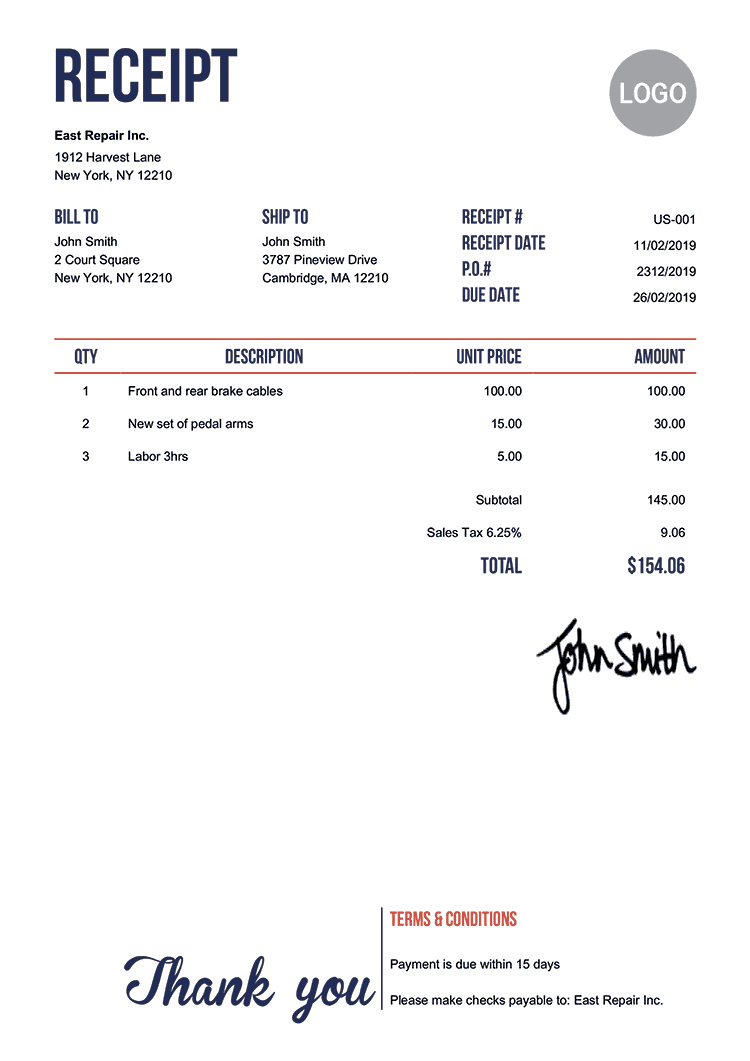
#> input picture receipt-template-us-neat-750px.png, 750 x 1061 px
$ python main.py
#> lines starting #> are read from the running program, lines starting #| are printed output that depends on the picture; after the words box and inside, x2 and y2 are one past the last pixel; in counts of white or black regions, pixels touching at a corner belong together
import cv2
import pytesseract
import json
import re

# Load the image
image_path = 'receipt-template-us-neat-750px.png'  # Replace with your image path
img = cv2.imread(image_path)
#> img is the input picture: shape (1061, 750, 3); mean B, G, R 247.1, 246.3, 246.7

# Check if the image was loaded successfully
if img is None:
    print(f"Error: Unable to load image at {image_path}")
    exit()

# Resize the image if it's too large or too small
scale_percent = 150  # Increase the scale if needed (or decrease if it's too large)
width = int(img.shape[1] * scale_percent / 100)
#> width = 1125
height = int(img.shape[0] * scale_percent / 100)
#> height = 1591
dim = (width, height)
#> dim = (1125, 1591)
resized_img = cv2.resize(img, dim, interpolation=cv2.INTER_AREA)
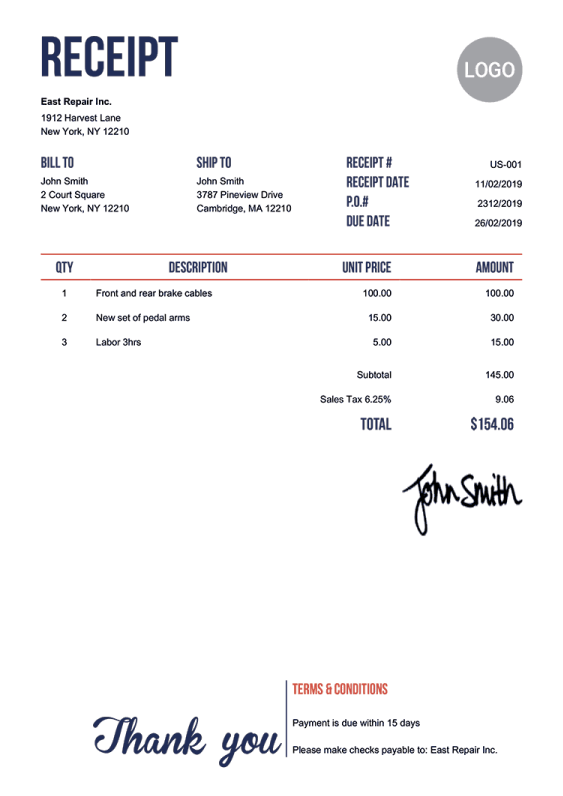
#> resized_img: shape (1591, 1125, 3) (shown at 1/2 size); mean B, G, R 247.1, 246.3, 246.7

# Preprocess the image
gray = cv2.cvtColor(resized_img, cv2.COLOR_BGR2GRAY)  # Convert image to grayscale
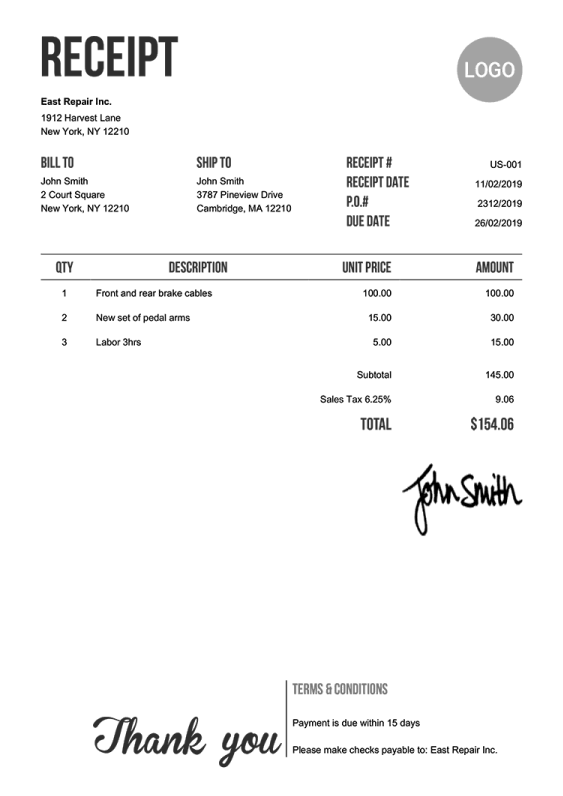
#> gray: shape (1591, 1125) (shown at 1/2 size); min 0, max 255, mean 246.5

# Apply GaussianBlur to smooth the image
blurred = cv2.GaussianBlur(gray, (5, 5), 0)

# Option 1: Use simple thresholding
_, thresh_img = cv2.threshold(blurred, 150, 255, cv2.THRESH_BINARY_INV)
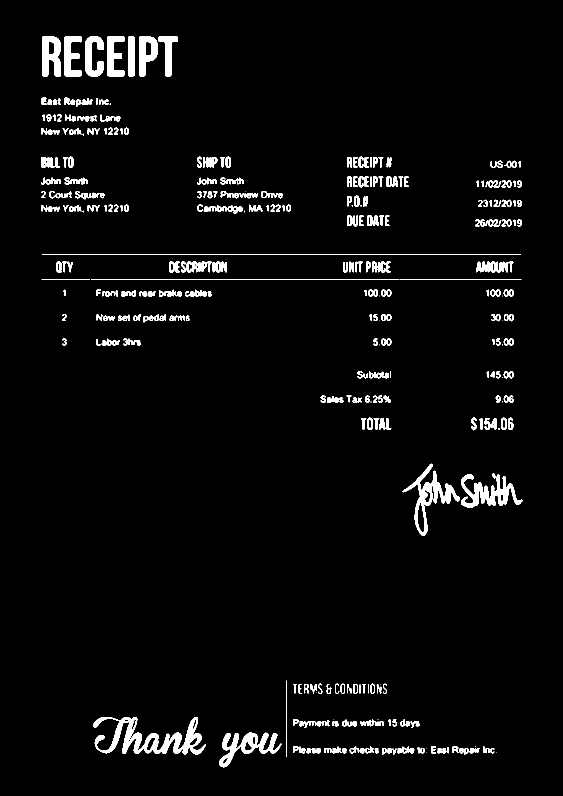
#> thresh_img: shape (1591, 1125) (shown at 1/2 size); 3.6% white; 334 white regions (26 under 20 px), largest, box (x1, y1, x2, y2) and area: (186, 1434, 412, 1509) 6167, (805, 927, 920, 1072) 3577, (922, 948, 1045, 1015) 3419

# Option 2: Use adaptive thresholding for better results
adaptive_thresh = cv2.adaptiveThreshold(blurred, 255, cv2.ADAPTIVE_THRESH_GAUSSIAN_C,
                                        cv2.THRESH_BINARY_INV, 11, 2)
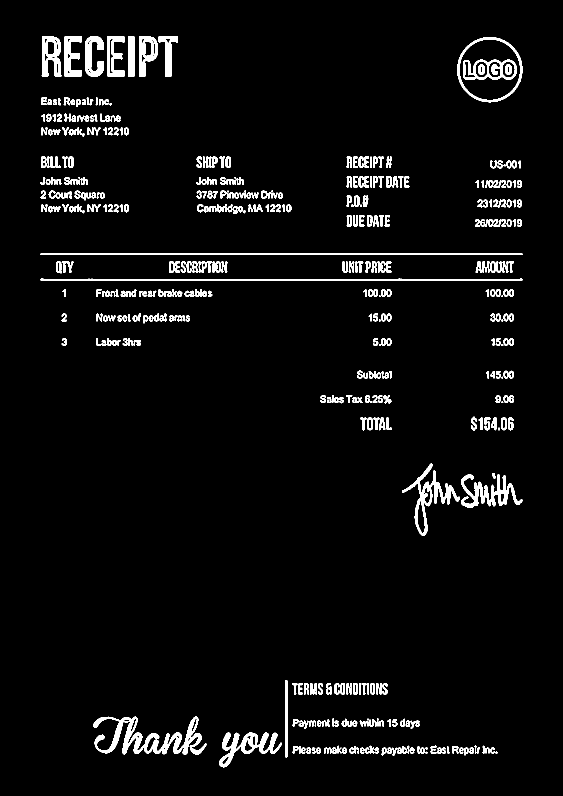
#> adaptive_thresh: shape (1591, 1125) (shown at 1/2 size); 4.3% white; 378 white regions (18 under 20 px), largest, box (x1, y1, x2, y2) and area: (186, 1433, 413, 1510) 5953, (804, 927, 920, 1072) 3196, (922, 948, 1045, 1015) 3027

# Display the preprocessed image (optional)
cv2.imshow('Preprocessed Image', adaptive_thresh)  # Change to thresh_img for simple thresholding
cv2.waitKey(0)
cv2.destroyAllWindows()

# Use pytesseract to extract text from the processed image
#> (the run stopped early here; a loop or call above may not have finished)
